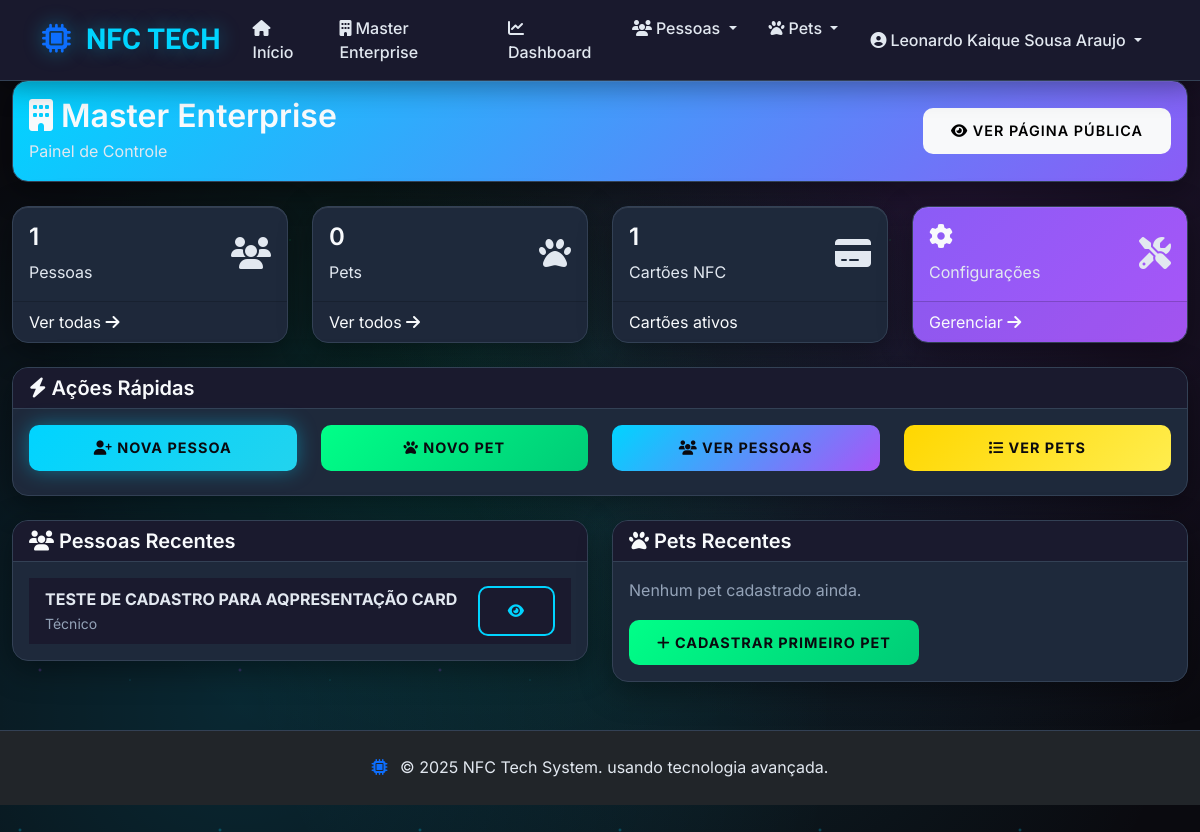
Page /dashboard/ (signed in) on the earlier database version.
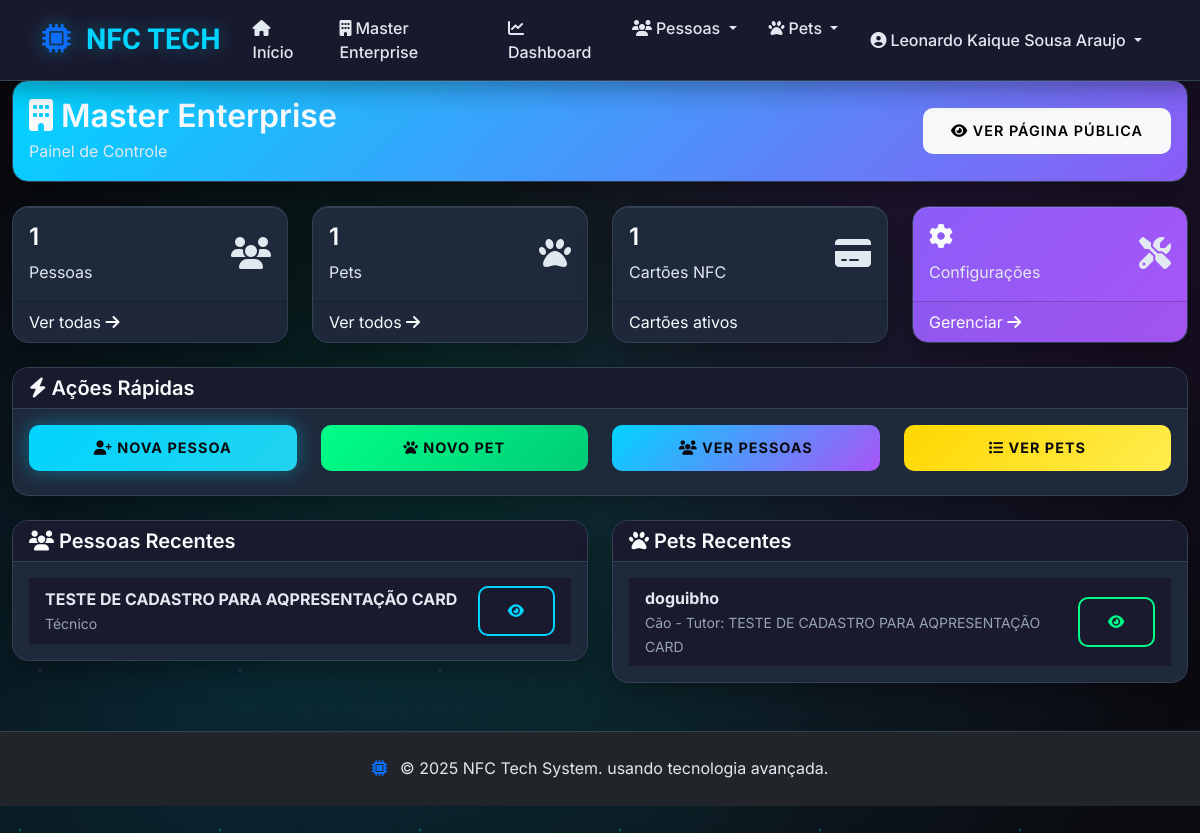
Same page on the later database version.
### nfc_cards/models.py (models this page shows, shortened)
class Person(models.Model):
    empresa = models.ForeignKey(Empresa, on_delete=models.CASCADE, related_name='pessoas', verbose_name="Empresa")
    slug = models.SlugField(max_length=100, verbose_name="Slug")
    nome = models.CharField(max_length=100, verbose_name="Nome Completo")
    email = models.EmailField(verbose_name="E-mail")
    telefone = models.CharField(max_length=20, verbose_name="Telefone")
    whatsapp = models.CharField(max_length=20, blank=True, verbose_name="WhatsApp")
    cargo = models.CharField(max_length=100, blank=True, verbose_name="Cargo")
    apresentacao = models.TextField(verbose_name="Apresentação", help_text="Breve apresentação pessoal")
    foto = models.ImageField(upload_to='pessoas/', blank=True, null=True, verbose_name="Foto de Perfil")
    linkedin = models.URLField(blank=True, verbose_name="LinkedIn")
    instagram = models.URLField(blank=True, verbose_name="Instagram")
    facebook = models.URLField(blank=True, verbose_name="Facebook")
    website = models.URLField(blank=True, verbose_name="Website")
    linktree_url = models.URLField(blank=True, verbose_name="Linktree")
    criado_em = models.DateTimeField(auto_now_add=True)
    atualizado_em = models.DateTimeField(auto_now=True)
    ativo = models.BooleanField(default=True)
    class Meta:
        verbose_name = "Pessoa"
        verbose_name_plural = "Pessoas"
        ordering = ['nome']
        unique_together = ['empresa', 'slug']

class Pet(models.Model):
    ESPECIES = [
        ('cao', 'Cão'),
        ('gato', 'Gato'),
        ('passaro', 'Pássaro'),
        ('peixe', 'Peixe'),
        ('outro', 'Outro'),
    ]
    PORTES = [
        ('pequeno', 'Pequeno'),
        ('medio', 'Médio'),
        ('grande', 'Grande'),
    ]
    empresa = models.ForeignKey(Empresa, on_delete=models.CASCADE, related_name='pets', verbose_name="Empresa")
    slug = models.SlugField(max_length=100, verbose_name="Slug")
    nome = models.CharField(max_length=50, verbose_name="Nome do Pet")
    especie = models.CharField(max_length=20, choices=ESPECIES, verbose_name="Espécie")
    raca = models.CharField(max_length=50, blank=True, verbose_name="Raça")
    porte = models.CharField(max_length=20, choices=PORTES, blank=True, verbose_name="Porte")
    cor = models.CharField(max_length=50, blank=True, verbose_name="Cor")
    data_nascimento = models.DateField(blank=True, null=True, verbose_name="Data de Nascimento")
    foto = models.ImageField(upload_to='pets/', blank=True, null=True, verbose_name="Foto do Pet")
    veterinario = models.CharField(max_length=100, blank=True, verbose_name="Veterinário")
    telefone_veterinario = models.CharField(max_length=20, blank=True, verbose_name="Telefone do Veterinário")
    observacoes = models.TextField(blank=True, verbose_name="Observações Especiais")
    medicamentos = models.TextField(blank=True, verbose_name="Medicamentos")
    alergias = models.TextField(blank=True, verbose_name="Alergias")
    tutor = models.ForeignKey(Person, on_delete=models.CASCADE, related_name='pets', verbose_name="Tutor")
    criado_em = models.DateTimeField(auto_now_add=True)
    atualizado_em = models.DateTimeField(auto_now=True)
    ativo = models.BooleanField(default=True)
    class Meta:
        verbose_name = "Pet"
        verbose_name_plural = "Pets"
        ordering = ['nome']
        unique_together = ['empresa', 'slug']

### nfc_cards/views.py (the view, shortened to what this page needs)
# urls.py: path('dashboard/', views.dashboard_view, name='dashboard'),
@login_required
def dashboard_view(request):
    try:
        user_profile = request.user.profile
        if not user_profile.empresa:
            return redirect('create_empresa')
        empresa = user_profile.empresa
        context = {
            'empresa': empresa,
            'total_pessoas': empresa.pessoas.filter(ativo=True).count(),
            'total_pets': empresa.pets.filter(ativo=True).count(),
            'total_cartoes': empresa.cartoes_nfc.filter(ativo=True).count(),
            'pessoas_recentes': empresa.pessoas.filter(ativo=True).order_by('-criado_em')[:5],
            'pets_recentes': empresa.pets.filter(ativo=True).order_by('-criado_em')[:5],
        }
        return render(request, 'nfc_cards/dashboard.html', context)
    except (UserProfile.DoesNotExist, AttributeError):
        return redirect('create_empresa')

### nfc_cards/templates/nfc_cards/dashboard.html (shortened to what the changed rows need)
{% extends 'nfc_cards/base.html' %}
{% load static %}
{% block content %}
<div class="container-fluid mt-4">
    <div class="row mb-4">
        <div class="col-12">
            <div class="card bg-primary text-white">
                <div class="card-body">
                    <div class="row align-items-center">
                        <div class="col-md-8">
                            <h2 class="mb-1">
                                <i class="fas fa-building"></i> {{ empresa.nome }}
                            </h2>
                        </div>
                    </div>
                </div>
            </div>
        </div>
    </div>
    <div class="row mb-4">
        <div class="col-md-3">
            <div class="card pets">
                <div class="card-body">
                    <div class="d-flex justify-content-between">
                        <div>
                            <h4>{{ total_pets }}</h4>
                            <p class="mb-0">Pets</p>
                        </div>
                    </div>
                </div>
            </div>
        </div>
    </div>
    <div class="row">
        <div class="col-md-6">
            <div class="card">
                <div class="card-body">
                    {% if pessoas_recentes %}
                    <div class="list-group list-group-flush">
                        {% for pessoa in pessoas_recentes %}
                        <div class="list-group-item d-flex justify-content-between align-items-center">
                            <div>
                                <strong>{{ pessoa.nome }}</strong><br>
                                <small class="text-muted">{{ pessoa.cargo|default:"Sem cargo" }}</small>
                            </div>
                            <a href="{% url 'person_detail' empresa_slug=empresa.slug person_slug=pessoa.slug %}"
                                class="btn btn-sm btn-outline-primary">
                                <i class="fas fa-eye"></i>
                            </a>
                        </div>
                        {% endfor %}
                    </div>
                    {% else %}
                    <p class="text-muted">Nenhuma pessoa cadastrada ainda.</p>
                    <a href="{% url 'person_create' empresa_slug=empresa.slug %}" class="btn btn-primary">
                        <i class="fas fa-plus"></i> Cadastrar primeira pessoa
                    </a>
                    {% endif %}
                </div>
            </div>
        </div>
        <div class="col-md-6">
            <div class="card">
                <div class="card-body">
                    {% if pets_recentes %}
                    <div class="list-group list-group-flush">
                        {% for pet in pets_recentes %}
                        <div class="list-group-item d-flex justify-content-between align-items-center">
                            <div>
                                <strong>{{ pet.nome }}</strong><br>
                                <small class="text-muted">{{ pet.get_especie_display }} - Tutor: {{ pet.tutor.nome }}</small>
                            </div>
                            <a href="{% url 'pet_detail' empresa_slug=empresa.slug pet_slug=pet.slug %}"
                                class="btn btn-sm btn-outline-success">
                                <i class="fas fa-eye"></i>
                            </a>
                        </div>
                        {% endfor %}
                    </div>
                    {% else %}
                    <p class="text-muted">Nenhum pet cadastrado ainda.</p>
                    {% if total_pessoas > 0 %}
                    <a href="{% url 'pet_create' empresa_slug=empresa.slug %}" class="btn btn-success">
                        <i class="fas fa-plus"></i> Cadastrar primeiro pet
                    </a>
                    {% else %}
                    <p class="text-muted"><small>Cadastre uma pessoa primeiro para ser tutor do pet.</small></p>
                    {% endif %}
                    {% endif %}
                </div>
            </div>
        </div>
    </div>
</div>
{% endblock %}

Differences in the rows shown:
added Pet: nome "doguibho", especie "Cão", tutor.nome "TESTE DE CADASTRO PARA AQPRESENTAÇÃO CARD"
Other differences:
{{ total_pets }}: "0" → "1"
text no longer shown: "Nenhum pet cadastrado ainda. CADASTRAR PRIMEIRO PET"
